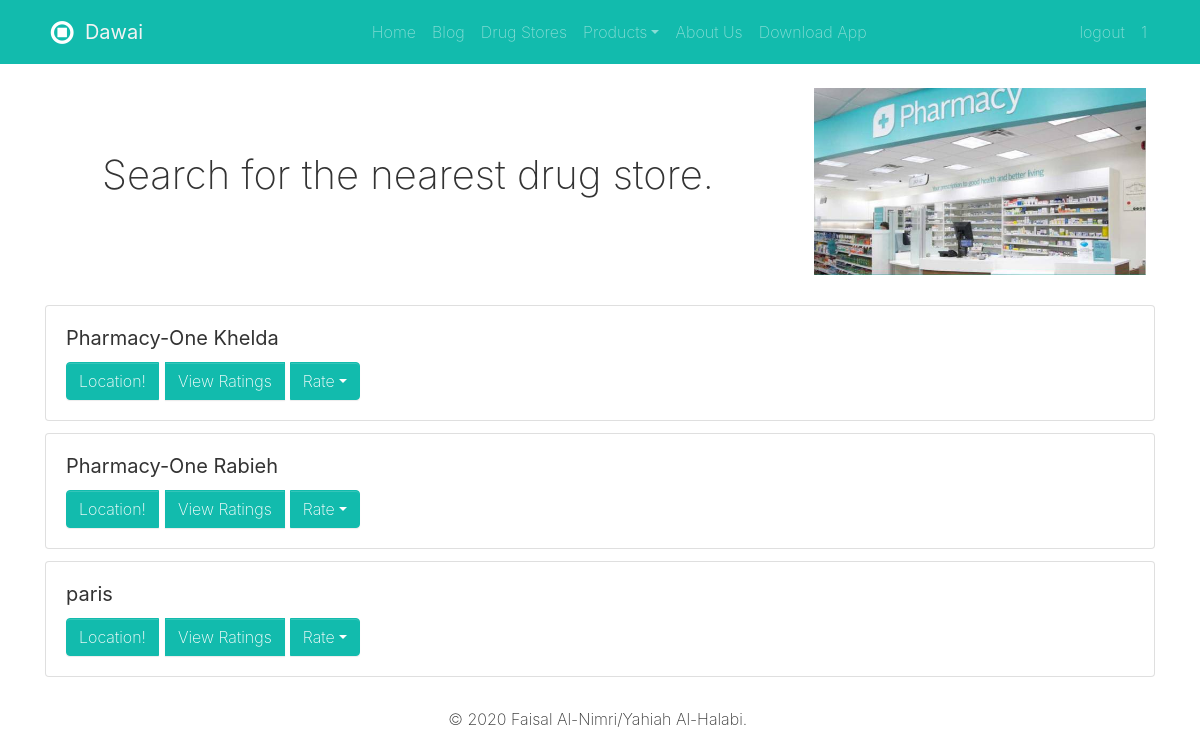
The page /drugstores (signed in) on the database its author committed.
### dawaiApp/models.py (models this page shows, shortened)
class drugStore(models.Model):
	name = models.CharField(max_length = 100, primary_key = True)
	password = models.CharField(max_length = 100)
	location = models.CharField(max_length = 1000)
	contacts = models.TextField(max_length = 1000)
	rating = models.FloatField(default = 5)
	noOfRatings = models.IntegerField(default = 1)

### dawaiApp/views.py (the view)
# urls.py: path('drugstores', views.drugStores),
def drugStores(request):
			data = {"drugStores": drugStore.objects.all()}
			return render(request, "drugstores.html", data)

### dawaiApp/templates/drugstores.html (shortened to what this page needs)
{% extends "template.html" %}
{% block content %}
  <div class="py-0">
    <div class="container">
      <div class="row">
        <div class="col-lg-8 p-md-5 p-3 d-flex flex-column justify-content-center">
          <h1>Search for the nearest drug store.</h1>
        </div>
        <div class="col-lg-4 p-3"><img class="img-fluid d-block" src="/static/images/ph1.jpg"></div>
      </div>
    </div>
  </div>
{% for store in drugStores%}
	<div class="py-1">
		<div class="container">
		<div class="row">
			<div class="col-md-12">
			<div class="card">
				<div class="card-body">
				<h5 class="card-title"><b>{{store.name}}</b></h5>
				<div class="btn-group">
					<a href="{{store.location}}" class="btn btn-primary">Location!</a>
					<button class="btn btn-primary mx-1" data-toggle="modal" data-target="#Rating" onclick="getRatings('{{store.name}}')">View Ratings</button>
					<div class="btn-group">
					<button class="btn btn-primary dropdown-toggle" data-toggle="dropdown">Rate</button>
					</div>
				</div>
				</div>
			</div>
			</div>
		</div>
		</div>
	</div>
	{% endfor %}
{% endblock %}

### rows shown on the page
drugStore: name "Pharmacy-One Khelda"
drugStore: name "Pharmacy-One Rabieh"
drugStore: name "paris"

### other values the page prints
{{ request.session.id }} "1"
